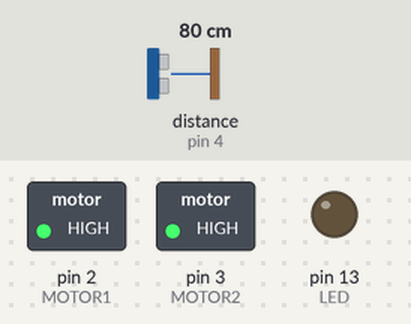
Bench run of a sketch on a simulated Arduino Uno, built with avr-gcc and run on an emulated ATmega328P. Shown: switched loads named in the sketch (green lamp = pin HIGH), output pins drawn as LEDs (lit = HIGH). Wiring (inferred from the names in the program): ultrasonic range finder: trigger pin 5; echo pin 4. The inputs (shaded band) are chosen by the test bench; at power-on: distance to the obstacle (sensor on pin 4) 80 cm. The echo pulse lasts 58.3 µs per cm; pins used as bus, display or sensor lines are not drawn.

Above: at 1.2 s.
1.3 s: distance to the obstacle (sensor on pin 4) set to 2 cm
At 2.2 s:
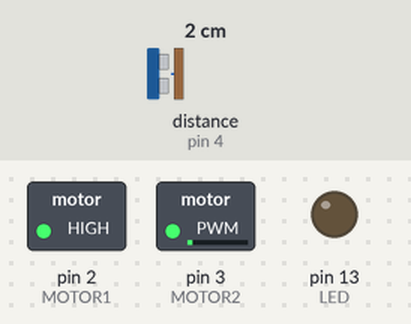
2.8 s: distance to the obstacle (sensor on pin 4) set to 4 cm
At 3.6 s:
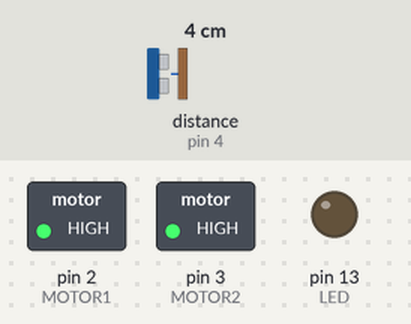
Timing chart, 0 to 5.8 s (numbered marks = the images above; inputs shaded):
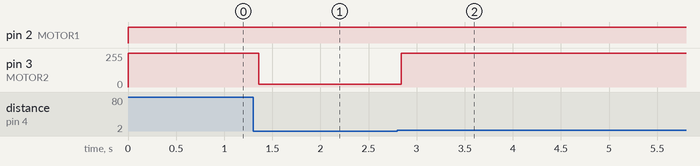

Measured:
- the behaviour switches between 2 and 3 cm on distance to the obstacle (sensor on pin 4) (found by bisection; images 1 and 2)
- after the input at 1.3 s, pin 3 (MOTOR2): 255/255 → 20/255 after 0.06 s
- after the input at 2.8 s, pin 3 (MOTOR2): 20/255 → 255/255 at once

The sketch:

ocean_cleaner.ino
```cpp
/* ****************
UGA Makeathon 2022
Ocean Cleaner Robot
**************** */
#include <SoftwareSerial.h>

#define MOTOR1 2 // Movement Motor
#define MOTOR2 3 // Collector Motor
#define LED 13
#define ECHO 4
#define TRIG 5
SoftwareSerial HM10(0, 1); // RX = 0, TX = 1
char appData;
String inData = "";

long duration;
int distance;

void setup() {
  // Initialize serial communication to recieve voltage output
  Serial.begin(9600);
  HM10.begin(9600); // set HM10 serial at 9600 baud rate
  // Declare inputs and outputs
  pinMode(MOTOR1, OUTPUT);
  pinMode(MOTOR2, OUTPUT);
  pinMode(LED, OUTPUT);
  pinMode(ECHO, INPUT);
  pinMode(TRIG, OUTPUT);
}

void loop() {

  HM10.listen();  // listen the HM10 port
  while (HM10.available() > 0) { // if HM10 sends something then read
    appData = HM10.read();
    inData = String(appData); // save the data in string format
    Serial.write(appData);
  }

  if (Serial.available()) {// Read user input if available.
    delay(10);
    HM10.write(Serial.read());
  }

  digitalWrite(MOTOR1, HIGH);
  digitalWrite(MOTOR2, HIGH);
  // Clears the TRIG condition
  digitalWrite(TRIG, LOW);
  delayMicroseconds(2);
  // Sets the TRIG HIGH (ACTIVE) for 10 microseconds
  digitalWrite(TRIG, HIGH);
  delayMicroseconds(10);
  digitalWrite(TRIG, LOW);
  // Reads the ECHO, returns the sound wave travel time in microseconds
  duration = pulseIn(ECHO, HIGH);
  // Calculating the distance from sensor to top level of trash
  distance = duration * 0.034 / 2; // Speed of sound wave divided by 2 (go and back)

  if (distance <= 1) { // Trash bin is full
    digitalWrite(MOTOR2, LOW);
    HM10.write("binFull");
  }
}
  
```
